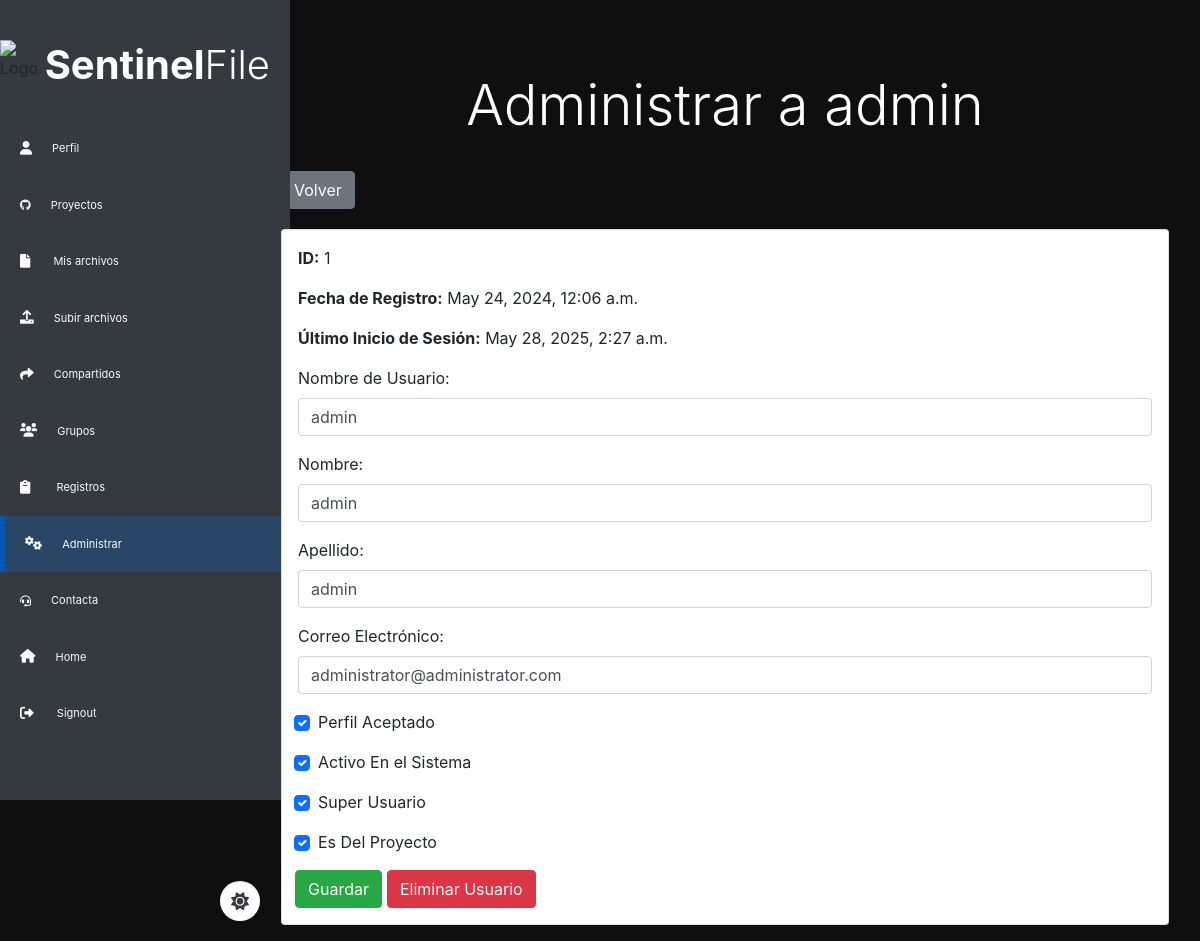
The page /administrar/usuarios/1/ (signed in) on the database as committed earlier.
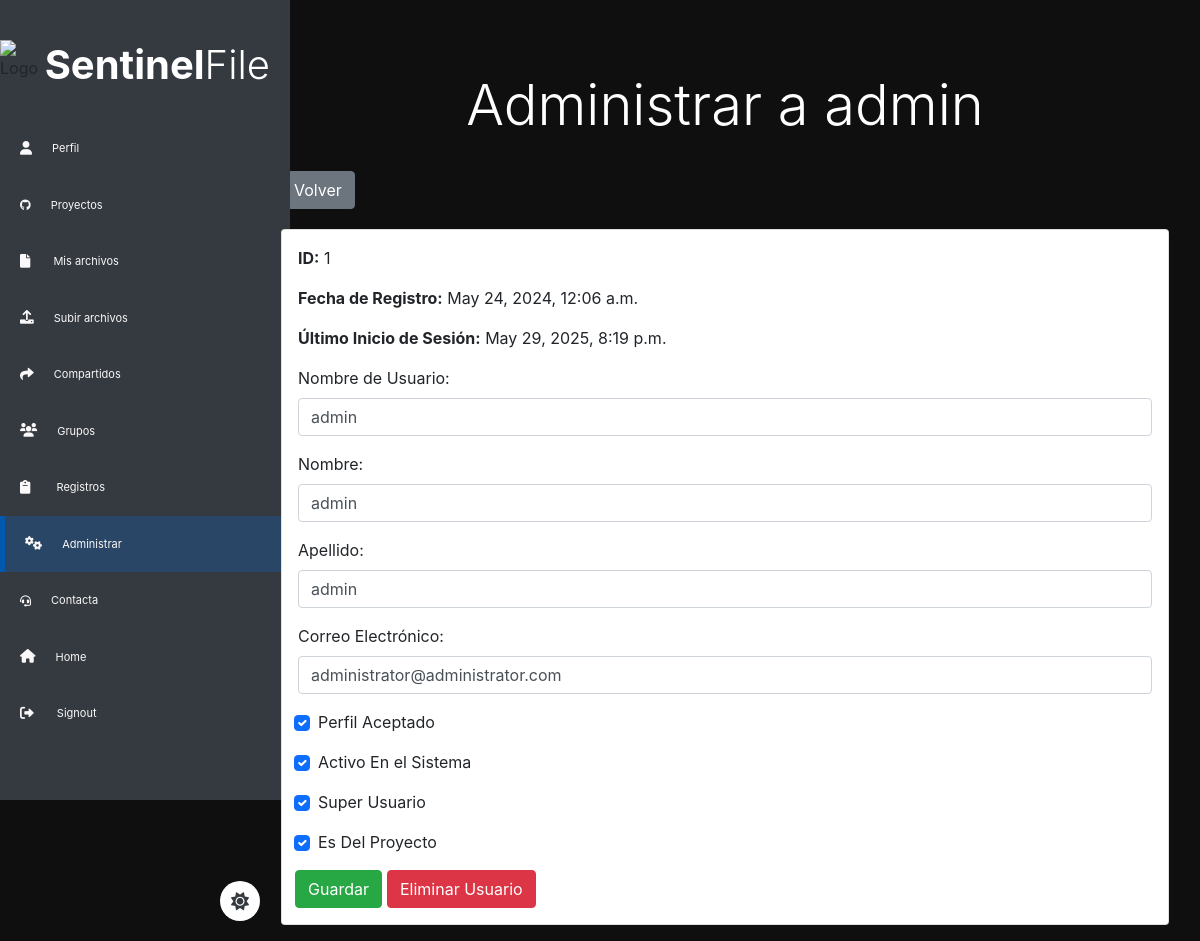
The same page on the database as committed later.
### archivos/models.py (models this page shows, shortened)
class CustomUser(AbstractUser):
    is_accepted = models.BooleanField(
        _("accept status"),
        default=False,
        help_text=_("Designates whether this user is accepted."),
    )
    edad = models.IntegerField(default=0, null=True, blank=True)

### archivos/views.py (the view, shortened to what this page needs)
# urls.py: path('administrar/usuarios/<int:id>/', views.admi_usuario, name='admi_usuario'),
@accepted_user_required
@user_passes_test(is_staff)
@login_required
def admi_usuario(request, id):
    usuario = get_object_or_404(CustomUser, id=id)
    return render(request, 'admi_usuario.html', {'usuario': usuario})

### archivos/views.py (called while the page is built)
def is_staff(user):
    return user.is_authenticated and user.is_staff

def accepted_user_required(view_func):
    decorated_view_func = user_passes_test(
        lambda user: user.is_authenticated and user.is_accepted,
        login_url='/perfil'  # Redirige a la página de perfil si el usuario no tiene is_accepted
    )(view_func)
    return decorated_view_func

### archivos/templates/admi_usuario.html (shortened to what this page needs)
{% extends 'baseusuario.html' %}
{% block content %}
<div class="container">
  <h2 class="text-center display-4 py-4 mt-5">Administrar a {{ usuario.username }}</h2>
  <a href="/administrar/usuarios/" class="btn btn-secondary mb-1 ml-3">Volver</a>
    <div class="card p-3 m-3">
        <p><strong>ID:</strong> {{ usuario.id }}</p>
        <p><strong>Fecha de Registro:</strong> {{ usuario.date_joined }}</p>
        <p><strong>Último Inicio de Sesión:</strong> {{ usuario.last_login }}</p>
        <form method="post" enctype="multipart/form-data">
        <div class="form-group">
            <label for="username">Nombre de Usuario:</label>
            <input type="text" class="form-control" id="username" name="username" value="{{ usuario.username }}">
        </div>
        <div class="form-group">
            <label for="first_name">Nombre:</label>
            <input type="text" class="form-control" id="first_name" name="first_name" value="{{ usuario.first_name }}">
        </div>
        <div class="form-group">
            <label for="last_name">Apellido:</label>
            <input type="text" class="form-control" id="last_name" name="last_name" value="{{ usuario.last_name }}">
        </div>
        <div class="form-group">
            <label for="email">Correo Electrónico:</label>
            <input type="email" class="form-control" id="email" name="email" value="{{ usuario.email }}">
        </div>
        <div class="row">
          <div class="col-md-8">
              <div class="form-group">
                  <div class="form-check">
                      <input type="checkbox" class="form-check-input" id="is_accepted" name="is_accepted" {% if usuario.is_accepted %} checked="yes" {% endif %}>
                      <label class="form-check-label" for="is_accepted">Perfil Aceptado</label>
                  </div>
              </div>
              <div class="form-group">
                  <div class="form-check">
                      <input type="checkbox" class="form-check-input" id="is_active" name="is_active" {% if usuario.is_active %}checked{% endif %}>
                      <label class="form-check-label" for="is_active">Activo En el Sistema</label>
                  </div>
              </div>
              <div class="form-group">
                  <div class="form-check">
                      <input type="checkbox" class="form-check-input" id="is_superuser" name="is_superuser" {% if usuario.is_superuser %}checked{% endif %}>
                      <label class="form-check-label" for="is_superuser">Super Usuario</label>
                  </div>
              </div>
              <div class="form-group">
                  <div class="form-check">
                      <input type="checkbox" class="form-check-input" id="is_staff" name="is_staff" {% if usuario.is_staff %}checked{% endif %}>
                      <label class="form-check-label" for="is_staff">Es Del Proyecto</label>
                  </div>
              </div>
          </div>
          <div style="display: flex; justify-content: flex-start;">
            <button type="submit" class="btn btn-success">Guardar</button>
            <button type="submit" class="btn btn-danger" name="eliminar" style="margin-left: 5px;">Eliminar Usuario</button>
        </div>
{% endblock %}

Rows that differ between the two databases and show on the page:
changed CustomUser "admin": last_login "May 28, 2025, 2:27 a.m." → "May 29, 2025, 8:19 p.m."
